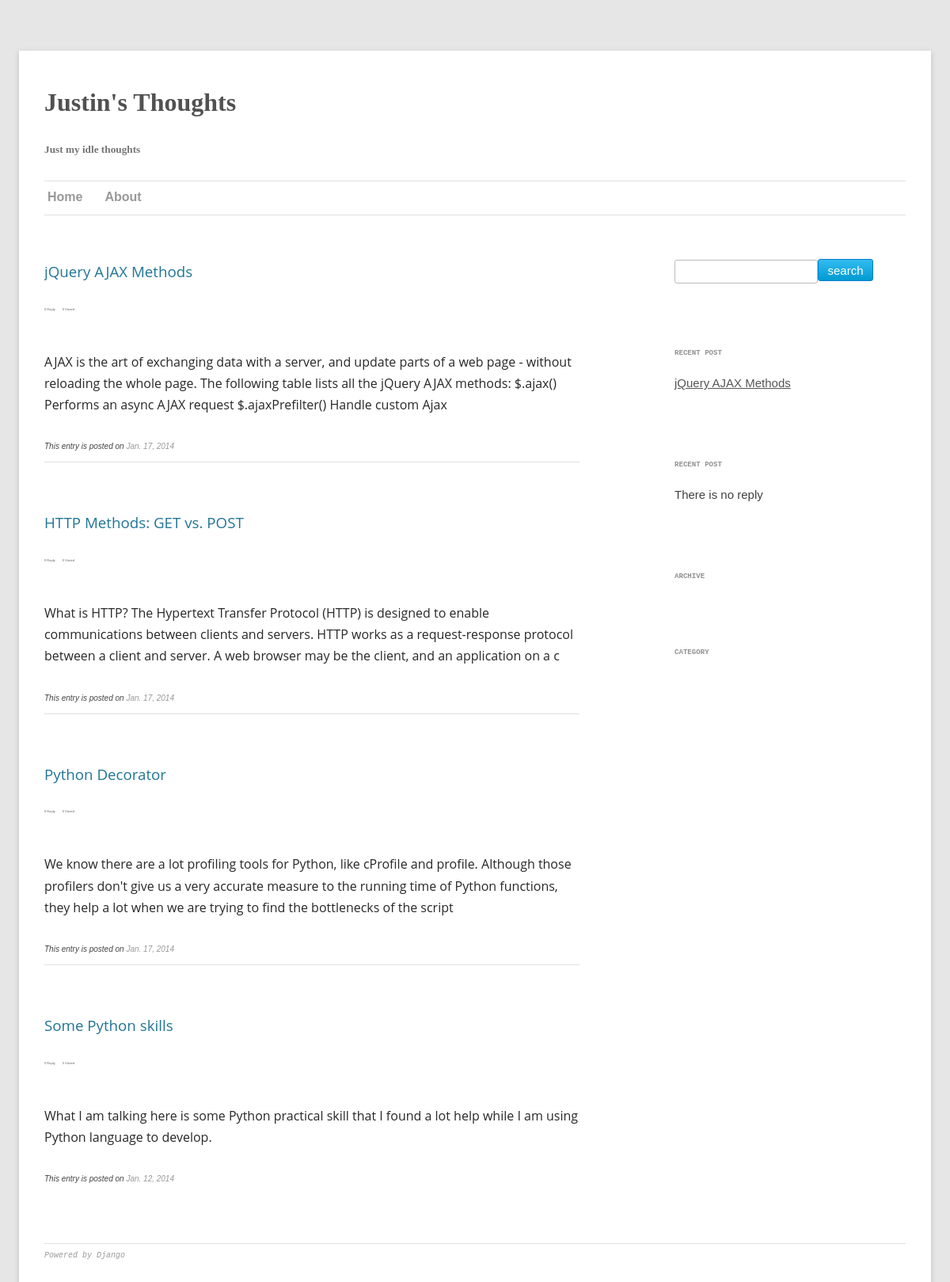
Before: / with the older database file.
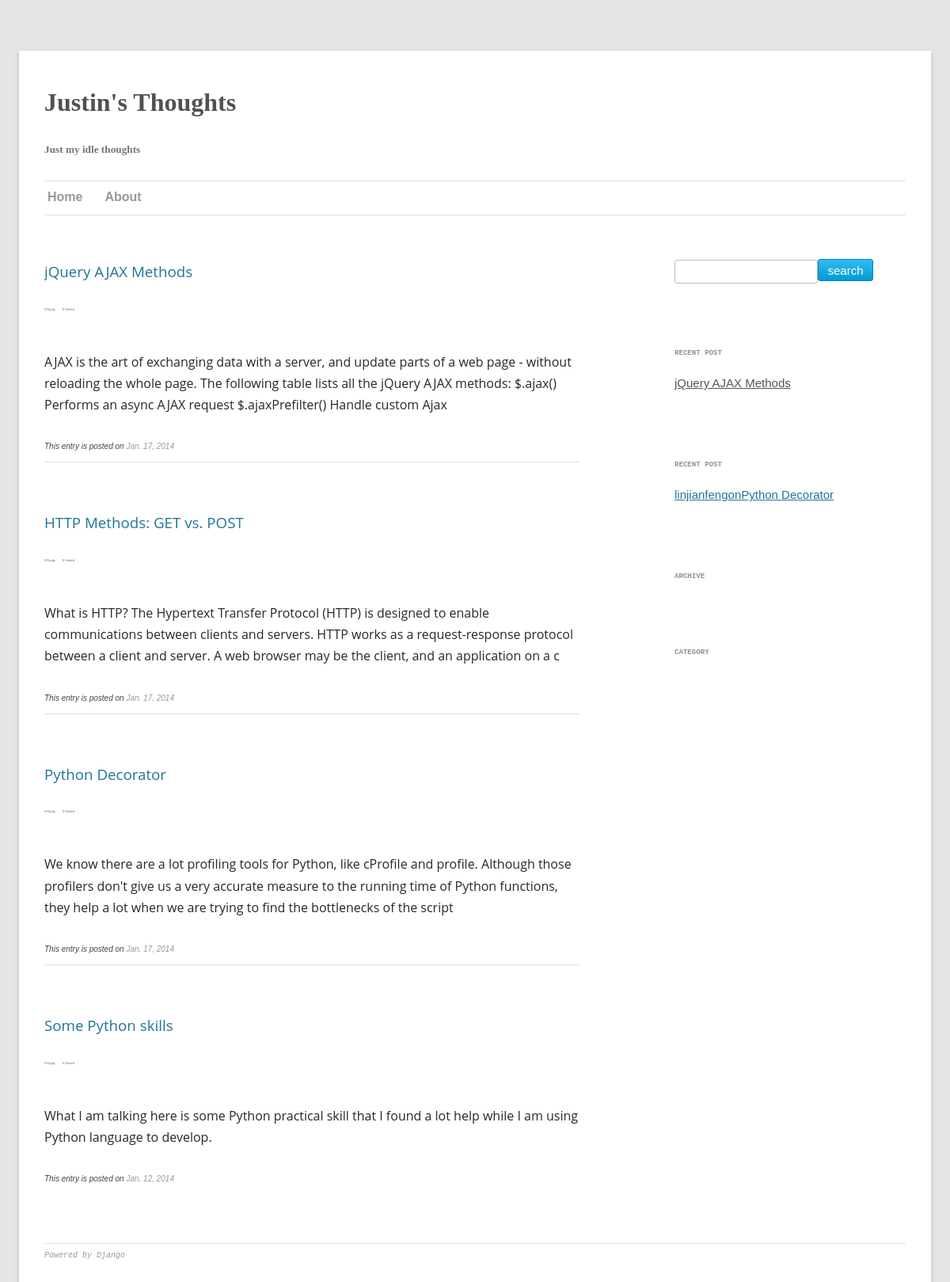
After: the same page with the newer database file.
### blog/models.py (models this page shows, shortened)
class Reply(models.Model):
  name = models.CharField(max_length=100)
  email = models.EmailField(blank = True)
  to = models.IntegerField(default=0)
  message = models.CharField(max_length = 1000)
  post = models.ForeignKey(Post)

class Post(models.Model):
  title = models.CharField(max_length=100)
  slug = models.SlugField(max_length = 100)
  content = models.TextField()
  published = models.BooleanField(default = False)
  created_date = models.DateTimeField(auto_now_add = True)
  category = models.ManyToManyField(Category)
  class Meta:
    ordering = ['-created_date']
  def __unicode__(self):
    return self.title
  def get_abs_url(self):
    return 'blog/%s' % self.id
  def get_visit_num(self):
    return 0
  def get_reply_num(self):
    return 0

### blog/views.py (the view)
# urls.py: url(r'^$', index),
def index(request):
  posts = Post.objects.filter(published=True)
  recent_post = Post.objects.first()
  recent_reply = Reply.objects.first()
  return render(request, 'blog/index.html', {'posts': posts, 'recent_post':recent_post,
    'recent_reply':recent_reply})

### templates/blog/index.html (shortened to what this page needs)
{% extends "blog/base.html" %}
{% block content %}
  {% for post in posts %}
  <div class = "post" >
    <div class = "title">
      <h3>
        <a href="{{ post.get_abs_url }} " >
        {{ post.title }}
        </a>
      </h3>
    </div>
    <div class = "info">
      <span class = "item">
      </span>
      <span class = "item">
      </span>
    </div>
    <div class = "blog_content">
      <p>{{ post.content|slice:":255" }}</p>
    </div>
    <div class ="footer">
      <p>This entry is posted on <a href="/blog/{{post.created_date|date:"Y"}}/{{post.created_date|date:"m"}}/{{post.created_date|date:"d"}}/">
        {{post.created_date|date}}
      </a></p>
      {% if not forloop.last %}
      <hr />
      {% endif %}
    </div>
  </div>
  {% endfor %}
{% endblock %}

### templates/blog/base.html (shortened to what this page needs)
<!DOCTYPE html>
<html>
<head>
  <link rel="stylesheet" type="text/css" href="{{STATIC_URL}}global.css" />
  <link rel="stylesheet" type="text/css" href="{{STATIC_URL}}post.css" />
</head>
<body style="color:#444;background-color:#e6e6e6;font-family:sans-serif">
  <div class="page">
    <div class="header">
      <h1 class="blog-title">Justin's Thoughts</h1>
      <h5 class="blog-desc">Just my idle thoughts</h5>
    </div>
    <div class="menu">
      <hr />
      <ul class="menu">
        <li><a href="/" class="title-menu-item">Home</a></li>
        <li><a href="/about/" class="title-menu-item">About</a></li>
      </ul>
      <hr />
    </div>
    <div class = "maincontent">
      <div class = "sidebar">
        <div class = "widget widget_form">
          <form action="/search/" method="get" class = "search">
            <p><input type="text" name="q" class="search text"/><input type="submit" value="search" class = "search  buttom"></p>
          </form>
        </div>
        <div class = "widget widget_recent_post">
          <p class = "widget_title">RECENT POST</p>
          <p class = "widget_content">{% if recent_post %}<a href="{{recent_post.get_abs_url}}">{{ recent_post.title }}</a>{% else %}There is no post{% endif %}</p>
        </div>
        <div class = "widget widget_recent_reply">
          <p class = "widget_title">RECENT POST</p>
          <p class = "widget_content">{% if recent_reply %}<a href="{{recent_reply.get_post_url}}">{{ recent_reply.name }}on{{recent_reply.post}}</a>{% else %}There is no reply{% endif %}</p>
        </div>
        <div class = "widget widget_archive">
          <p class = "widget_title">ARCHIVE</p>
        </div>
        <div class = "widget widget_category">
          <p class = "widget_title">CATEGORY</p>
        </div>
      </div>
      <div class = "content">
        {% block content %}
        {% endblock %}
      </div>
      <div class = "footer">
        <hr />
        <p><a href="www.django.com">Powered by Django</a></p>
      </div>
    </div>
  </div>
</body>
</html>

Changed rows visible on the page:
added Reply: name "linjianfeng", post "Python Decorator"
Other visible differences:
text no longer shown: "There is no reply"
text now shown: "on"
